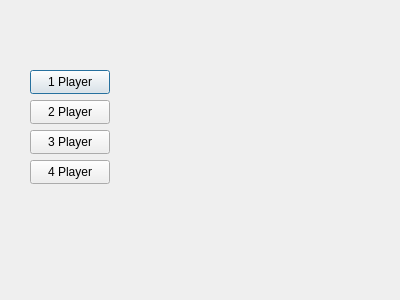
<?xml version="1.0" encoding="UTF-8"?>
<ui version="4.0">
 <class>menuwindow</class>
 <widget class="QDialog" name="menuwindow">
  <property name="geometry">
   <rect>
    <x>0</x>
    <y>0</y>
    <width>400</width>
    <height>300</height>
   </rect>
  </property>
  <property name="windowTitle">
   <string>Dialog</string>
  </property>
  <widget class="QPushButton" name="pl1">
   <property name="geometry">
    <rect>
     <x>30</x>
     <y>70</y>
     <width>80</width>
     <height>24</height>
    </rect>
   </property>
   <property name="text">
    <string>1 Player</string>
   </property>
  </widget>
  <widget class="QPushButton" name="pl2">
   <property name="geometry">
    <rect>
     <x>30</x>
     <y>100</y>
     <width>80</width>
     <height>24</height>
    </rect>
   </property>
   <property name="text">
    <string>2 Player</string>
   </property>
  </widget>
  <widget class="QPushButton" name="pl3">
   <property name="geometry">
    <rect>
     <x>30</x>
     <y>130</y>
     <width>80</width>
     <height>24</height>
    </rect>
   </property>
   <property name="text">
    <string>3 Player</string>
   </property>
  </widget>
  <widget class="QPushButton" name="pl4">
   <property name="geometry">
    <rect>
     <x>30</x>
     <y>160</y>
     <width>80</width>
     <height>24</height>
    </rect>
   </property>
   <property name="text">
    <string>4 Player</string>
   </property>
  </widget>
 </widget>
 <resources/>
 <connections/>
</ui>
